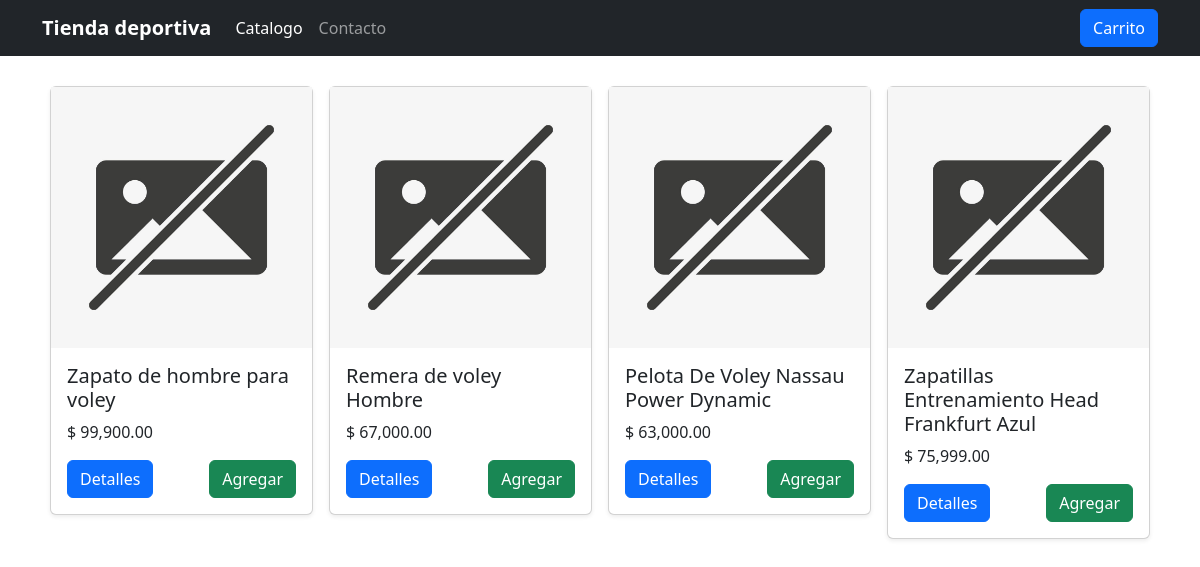
The page / on the database its author committed.
### tables this page shows
CREATE TABLE `productos` (
  `id` int(11) NOT NULL,
  `nombre` varchar(200) DEFAULT NULL,
  `descripcion` text NOT NULL,
  `precio` decimal(10,0) NOT NULL,
  `id_categoria` int(11) NOT NULL,
  `activo` int(11) NOT NULL
);

### index.php (the view, shortened to what this page needs)
<?php
$db = new Database();
$con = $db->conectar();
$sql = $con->prepare("SELECT id, nombre, precio FROM productos WHERE activo=1");
$sql->execute();
$resultado =$sql->fetchAll(PDO::FETCH_ASSOC);
?>
<!DOCTYPE html>
<html lang="en">
<head>
    <link rel="stylesheet" href="css/estilos.css">
    <link href="https://cdn.jsdelivr.net/npm/bootstrap@5.3.3/dist/css/bootstrap.min.css" rel="stylesheet">
</head>
<body>
<header data-bs-theme="dark">
  <div class="navbar navbar-expand-lg navbar-dark bg-dark">
    <div class="container">
      <a href="#" class="navbar-brand">
        <strong>Tienda deportiva</strong>
      </a>
      <div class="collapse navbar-collapse" id="navbarHeader">
            <ul class="navbar-nav me-autp mb-2 mb-lg-0">
                <li class="nav-item">
                    <a href="#" class="nav-link active">Catalogo</a>
                </li>
                <li class="nav-item">
                    <a href="#" class="nav-link">Contacto</a>
                </li>
            </ul>
      </div>
      <a href="carrito.php" class="btn btn-primary">Carrito</a>
    </div>
  </div>
</header>
<main>
    <div class="container">
    <div class="row row-cols-1 row-cols-sm-2 row-cols-md-3 g-3 row row-cols-1 row-cols-sm-2 row-cols-md-4 g-3">
      <?php foreach($resultado as $row) { ?>
        <div class="col">
          <div class="card shadow-sm">
            <?php
            $id = $row['id'];
            $imagen = "img/productos/" . $id . "/principal.jpg";
            if(!file_exists($imagen)) {
              $imagen = "img/no-foto.jpg";
            }
            ?>
            <img src="<?php echo $imagen; ?>">
            <div class="card-body">
              <h5 class="card-title"><?php echo $row['nombre'];?></h5>
              <p class="card-text"> $ <?php echo number_format($row['precio'], 2, '.', ',');?></p>
              <div class="d-flex justify-content-between align-items-center">
                <div class="btn-group">
                    <a href="details.php?id=<?php echo $row['id']; ?>&token=<?php echo hash_hmac('sha1', $row['id'], KEY_TOKEN); ?>" class="btn btn-primary">Detalles</a>
                </div>
                <a href="" class="btn btn-success">Agregar</a>
                </div>
              </div>
            </div>
          </div>
          <?php } ?>
        </div>
    </div>
</main>
</body>
</html>

### estilos.css (style rules this page uses)
main > .container { padding: 30px 20px; }

### rows shown on the page
productos: nombre "Zapato de hombre para voley", precio "99,900.00"
productos: nombre "Remera de voley Hombre", precio "67,000.00"
productos: nombre "Pelota De Voley Nassau Power Dynamic", precio "63,000.00"
productos: nombre "Zapatillas Entrenamiento Head Frankfurt Azul", precio "75,999.00"
